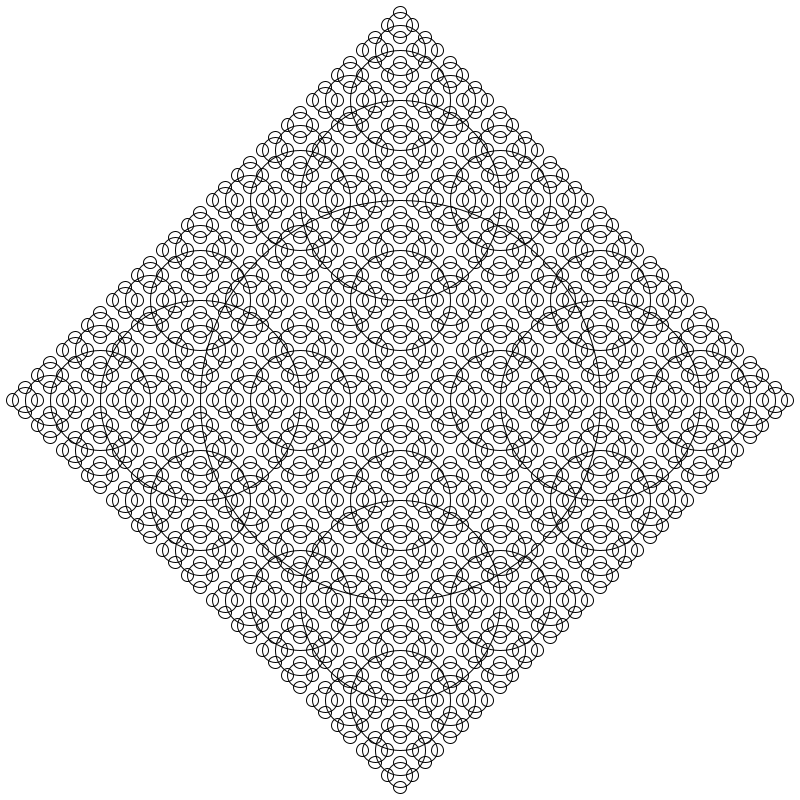
Frame 1 (no input)
Frame 60 (the mouse pressed at the canvas centre just before this capture): identical to frame 1, image omitted
Frame 120 (the mouse held since frame 60 and released just before this capture): identical to frame 1, image omitted

The Processing sketch that drew this single still picture (run headless with seeded random() and noise(); from frame 60 on, the mouse is pressed at the canvas centre):

// Processing sketch: recursion
// ── recursion.pde
void setup() {
  size(800, 800);
}

void draw() {
  background(255);
  stroke(0);
  noFill();
  draw_circle(width / 2, height / 2, height / 2);
}

void draw_circle(float x, float y, float r) {
  ellipse(x, y, r, r);
  if (r > 20) {
    draw_circle(x + r / 2, y, r / 2);
    draw_circle(x - r / 2, y, r / 2);
    draw_circle(x, y + r / 2, r / 2);
    draw_circle(x, y - r / 2, r / 2);
  }
}
